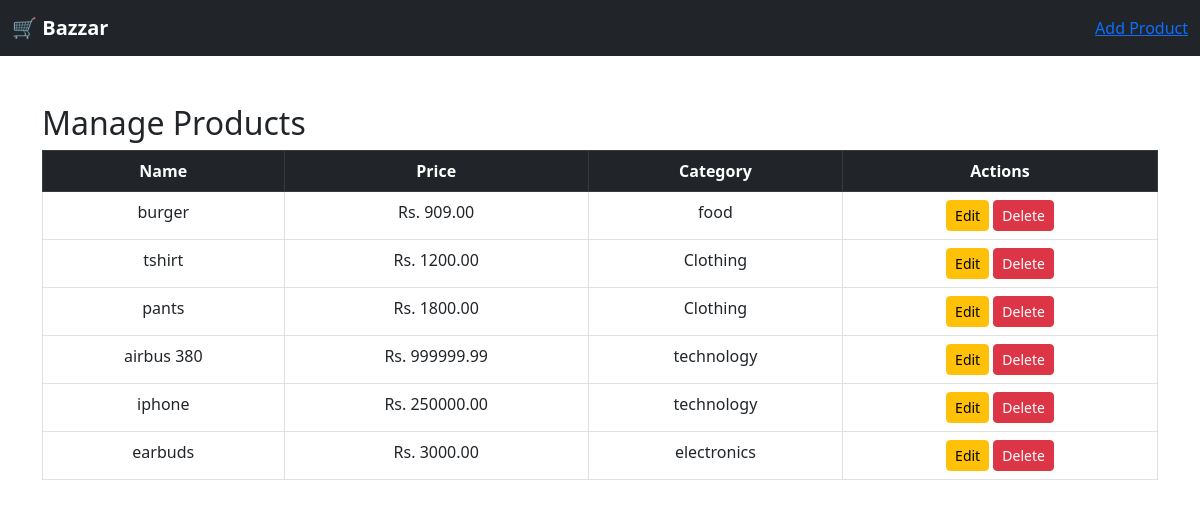
Screenshot of /manage_products.php (signed in) with the database file from the repository.
### tables this page shows
CREATE TABLE `products` (
  `id` int(11) NOT NULL,
  `name` varchar(255) NOT NULL,
  `description` text DEFAULT NULL,
  `price` decimal(10,2) NOT NULL,
  `image` varchar(255) DEFAULT NULL,
  `category` varchar(100) DEFAULT NULL,
  `created_at` timestamp NOT NULL DEFAULT current_timestamp()
);

### manage_products.php (the view, shortened to what this page needs)
<?php
include 'db.php';
$products = $conn->query("SELECT * FROM products");
?>
<!DOCTYPE html>
<html>
<head>
  <link href="https://cdn.jsdelivr.net/npm/bootstrap@5.3.0/dist/css/bootstrap.min.css" rel="stylesheet">
</head>
<body>
 <nav class="navbar navbar-expand-lg navbar-dark bg-dark">
  <div class="container-fluid">
  <a class="navbar-brand fw-bold" href="index.php">🛒 Bazzar</a>
    <div class="collapse navbar-collapse justify-content-end" id="navbarNav">
      <ul class="navbar-nav">
            <li><a  href="add_product.php">Add Product</a></li>
      </ul>
    </div>
  </div>
</nav>
<div class="container mt-5">
  <h2>Manage Products</h2>
  <table class="table table-bordered text-center">
    <tr class="table-dark">
      <th>Name</th>
      <th>Price</th>
      <th>Category</th>
      <th>Actions</th>
    </tr>
    <?php while ($row = $products->fetch_assoc()) { ?>
    <tr>
      <td><?php echo $row['name']; ?></td>
      <td>Rs. <?php echo $row['price']; ?></td>
      <td><?php echo $row['category']; ?></td>
      <td>
        <a class="btn btn-sm btn-warning" href="edit_product.php?id=<?php echo $row['id']; ?>">Edit</a>
        <a class="btn btn-sm btn-danger" href="delete_product.php?id=<?php echo $row['id']; ?>">Delete</a>
      </td>
    </tr>
    <?php } ?>
  </table>
</div>
</body>
</html>

### rows the page displays
products: name "burger", price "909.00", category "food"
products: name "tshirt", price "1200.00", category "Clothing"
products: name "pants", price "1800.00", category "Clothing"
products: name "airbus 380", price "999999.99", category "technology"
products: name "iphone", price "250000.00", category "technology"
products: name "earbuds", price "3000.00", category "electronics"
